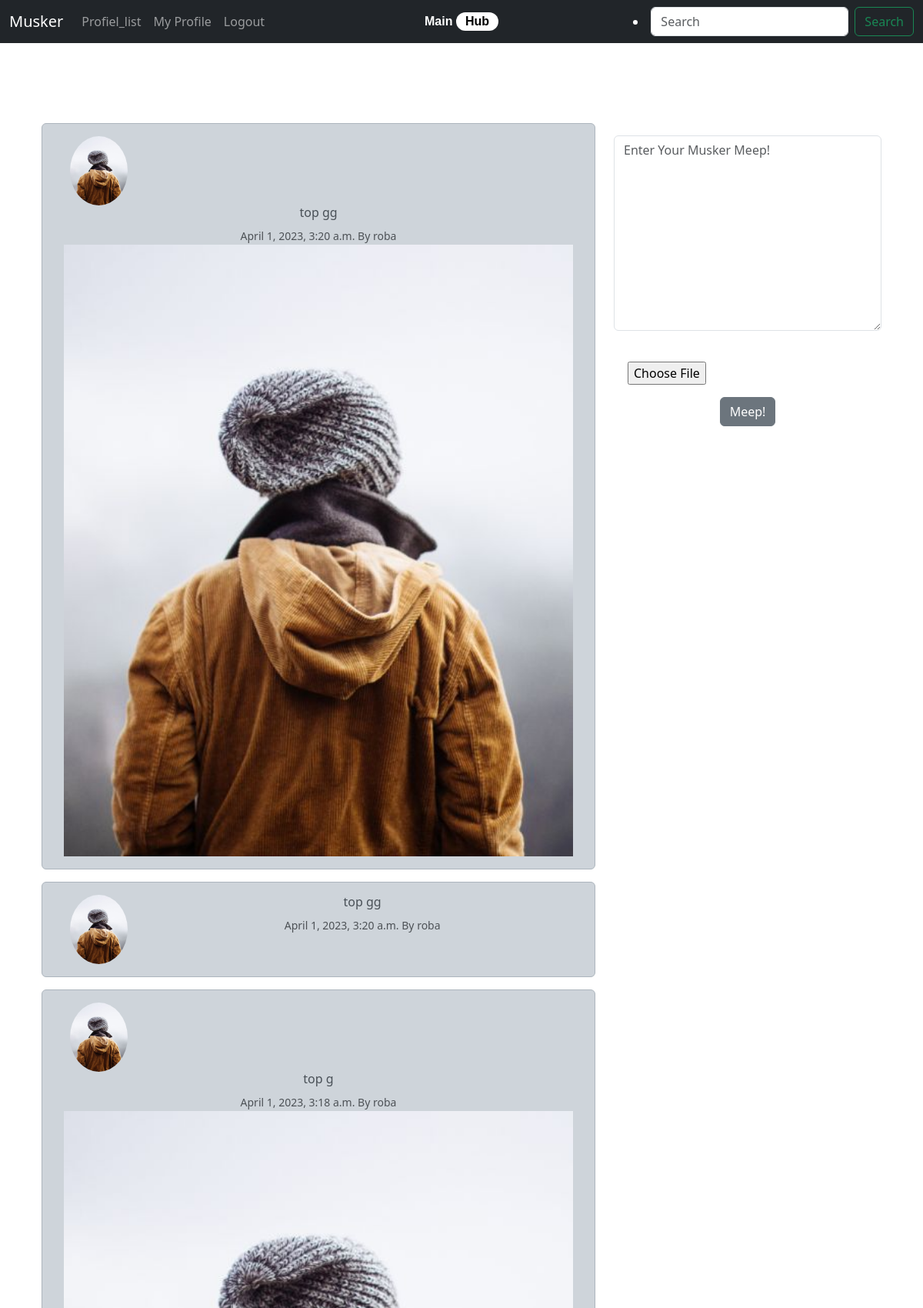
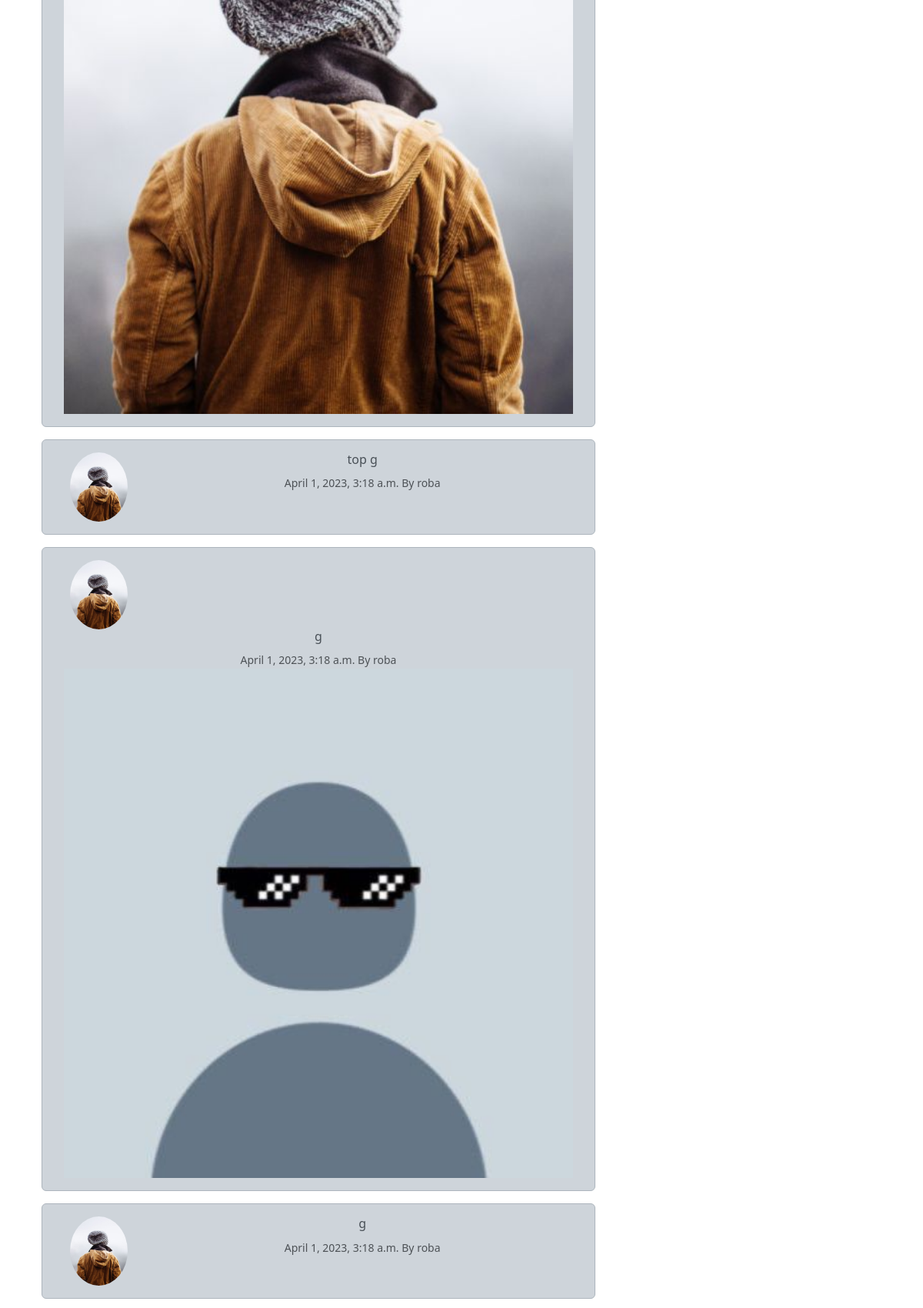
Screenshot of / (signed in, upper part) with the database file from the repository (2 pictures, top to bottom).
### muster/models.py (models this page shows, shortened)
class Profile(models.Model):
    user = models.OneToOneField(User,on_delete=models.CASCADE)
    follows = models.ManyToManyField("self",
        related_name="followed_by",
        symmetrical=False,
        blank=True)
    date_modified = models.DateTimeField(User,auto_now=True)
    profile_image = models.ImageField(null=True,blank=True,upload_to="images/")

class Meep(models.Model):
    user = models.ForeignKey(
        User,related_name="meeps",
        on_delete=models.DO_NOTHING
        )
    body = models.CharField(max_length=200)
    created_at = models.DateTimeField(auto_now_add=True)
    profile_image = models.ImageField(null=True,blank=True,upload_to="images/meeps/")

### muster/views.py (the view, shortened to what this page needs)
# urls.py: path('', views.home,name="home"),
def home(request):
    if request.user.is_authenticated:
        profiles = Profile.objects.all()
        form = MeepForm(request.POST or None,request.FILES or None)
        Meepprofile_form = MeepPicForm(request.POST or None, request.FILES or None)
        meeps = Meep.objects.all().order_by("-created_at")
        return render(request,'home.html',{"meeps":meeps,"form":form,"profiles":profiles,"Meepprofile_form":Meepprofile_form})
    else:
        meeps = Meep.objects.all().order_by("-created_at")
        return render(request,'home.html',{"meeps":meeps})

### muster/forms.py
class MeepForm(forms.ModelForm):
    body = forms.CharField(required=True,
        widget=forms.widgets.Textarea(
            attrs={
            "placeholder": "Enter Your Musker Meep!",
            "class":"form-control",
            }
        ),
        label="",
    )
    class Meta:
        model = Meep
        exclude = ("user",)

class MeepPicForm(forms.ModelForm):
    profile_image = forms.ImageField(label="Profile Pic")
    class Meta:
        model = Meep
        fields = ('profile_image',)

### muster/templates/home.html (shortened to what this page needs)
{% extends 'base.html' %}
{% block content %}
{% load static %}
<div class="container text-center">
    <div class="row">
        <div class="col-8">
            <h1>Meeps!</h1>
            {% for meep in meeps %}
                {% if meep.profile_image %}
                <div class="alert alert-dark" role="alert">
                    <div class="container">
                        <div class="row">
                            <div class="col-2">
                                {% for profile in profiles %}
                                {% if profile.user.username == meep.user.username %}
                                    {% if profile.profile_image %}
                                        <img src="{{ profile.profile_image.url }}"  hight=75 width=75 class="img-fluid rounded-circle" alt="dif profile pic">
                                    {% else %}
                                        <img src="{% static 'images/profile_pic.jpg' %}" hight=50 width=50 class="img-fluid rounded-circle" alt="dif profile pic">
                                    {% endif %}
                                {% endif%}
                            {% endfor %}
                            </div>
                            <div class="col-15">
                                <h6>{{ meep.body }}</h6>
                                <small class="text-muted">
                                    {{ meep.created_at }} By {{ meep.user.username }}
                                </small></br>
                                <img src="{{meep.profile_image.url}}" class="card-img-bottom" alt="...">
                            </div>
                        </div>
                    </div>
                </div>
                {% endif %}
                <div class="alert alert-dark" role="alert">
                    <div class="container">
                        <div class="row">
                            <div class="col-2">
                            {% for profile in profiles %}
                                {% if profile.user.username == meep.user.username %}
                                    {% if profile.profile_image %}
                                        <img src="{{ profile.profile_image.url }}"  hight=75 width=75 class="img-fluid rounded-circle" alt="dif profile pic">
                                    {% else %}
                                        <img src="{% static 'images/profile_pic.jpg' %}" hight=50 width=50 class="img-fluid rounded-circle" alt="dif profile pic">
                                    {% endif %}
                                {% endif%}
                            {% endfor %}
                            </div>
                            <div class="col-10">
                                <h6>{{ meep.body }}</h6>
                                <small class="text-muted">
                                    {{ meep.created_at }} By {{ meep.user.username }}
                                </small>
                            </div><br/>
                        </div>
                    </div>
                </div>
            {% endfor %}
        </div>
        <div class="col-4">
            <br/><br/><br/>
            {% if form %}
            <form method="POST" action="" enctype="multipart/form-data">
                {{ form.as_p }}
                <button type="submit" class="btn btn-secondary">Meep!</button>
              </form>
            {% endif %}
        </div>
        <br/><br/>
    </div>
</div>
<br/>
{% endblock %}

### muster/static/styles.css (style rules this page uses)
html { height: 100%; }
body { color:#ffffff }

### rows the page displays
Meep: body "top gg", created_at "April 1, 2023, 3:20 a.m.", user.username "roba", profile_image (picture)
Profile: profile_image (picture)
Meep: body "top g", created_at "April 1, 2023, 3:18 a.m.", user.username "roba", profile_image (picture)
Meep: body "g", created_at "April 1, 2023, 3:18 a.m.", user.username "roba", profile_image (picture)
